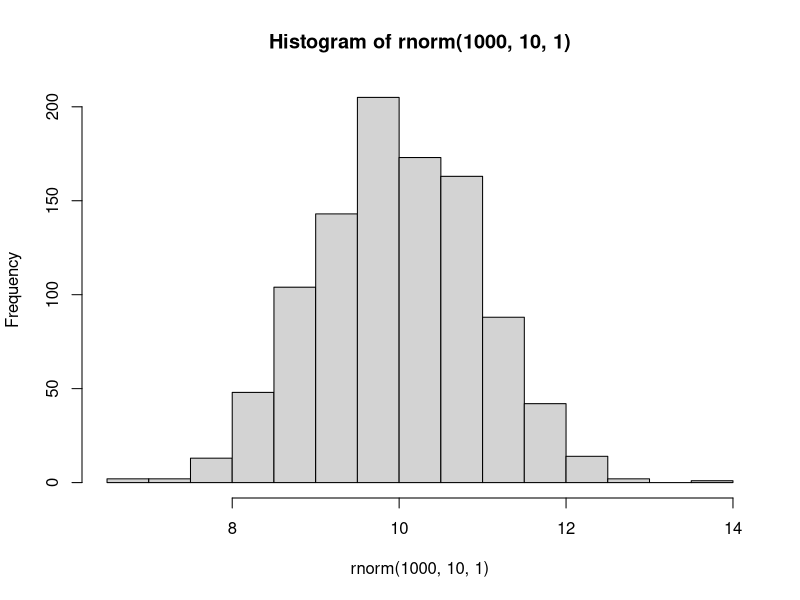

Generate this figure with R:
## ---- chunk 1
hist(rnorm(1000,10,1))
